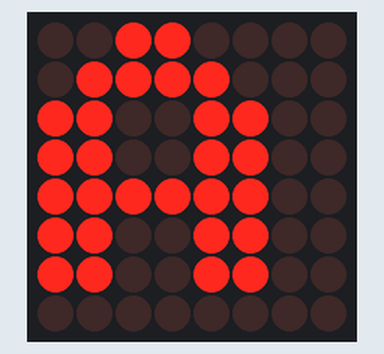
The program below on a simulated Raspberry Pi (BCM pin numbers). Shown: 8×8 LED matrix.

Above: at 0.1 s.
At 3.1 s:
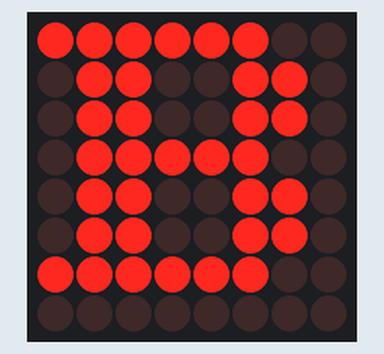

Measured:
- what the display in image 1 shows lasts 1.5 s, from 3.0 s to 4.5 s

The program:

lab11Prob2.py
```python
from luma.core.interface.serial import spi, noop
from luma.core.render import canvas
from luma.core.virtual import viewport
from luma.led_matrix.device import max7219
from luma.core.legacy import text
from luma.core.legacy.font import proportional, CP437_FONT, LCD_FONT
import time

serial = spi(port=0, device=0, gpio=noop())
device = max7219(serial, rotate=2)
virtual = viewport(device, width=250, height=500)
def letter_visualize(letter: str):
    with canvas(device) as draw:
        text(draw, (0, 0), letter, fill="white", font=proportional(CP437_FONT))
def main():
    while True:
        letter_visualize("A")
        time.sleep(3)
        letter_visualize("B")
        time.sleep(1.5)


def destroy():
    pass

if __name__ == '__main__':
    try:
        main()
    except KeyboardInterrupt:
        destroy()
```
